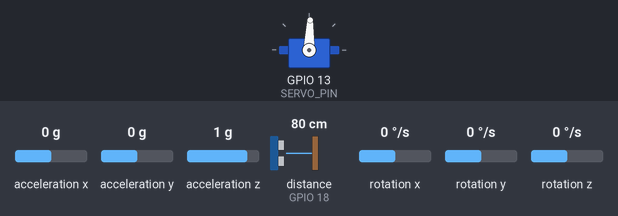
Bench run of a sketch on a simulated ESP32. Parts: servo. Wiring (inferred from the names in the program): ultrasonic range finder: trigger GPIO 5; echo GPIO 18; MPU-6050 motion sensor at I2C address 0x68. The test bench sets the inputs (shaded band); at power-on: distance to the obstacle (sensor on GPIO 18) 80 cm, acceleration x 0 g, acceleration y 0 g, acceleration z 1 g, rotation x 0 °/s, rotation y 0 °/s, rotation z 0 °/s. The echo pulse lasts 58.3 µs per cm; servo pulses on a pin are drawn as a servo (544–2400 µs = 0–180°); what the sketch prints to the serial monitor is not drawn.

Above: at 0.1 s.
1.7 s: distance to the obstacle (sensor on GPIO 18) set to 299 cm
At 1.91 s:
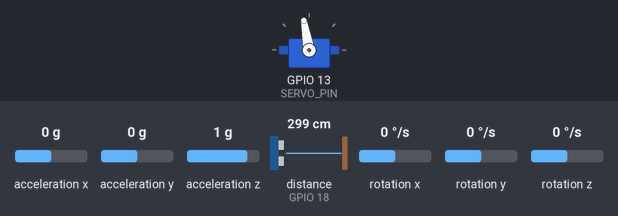
4.7 s: distance to the obstacle (sensor on GPIO 18) set to 2 cm
At 5.6 s:
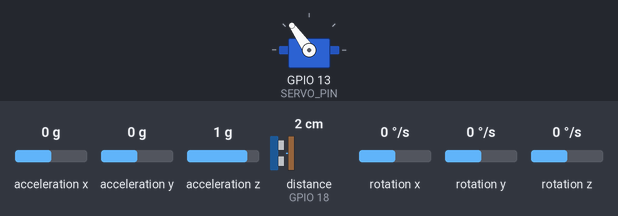
10.7 s: distance to the obstacle (sensor on GPIO 18) set to 18 cm
At 11.8 s:
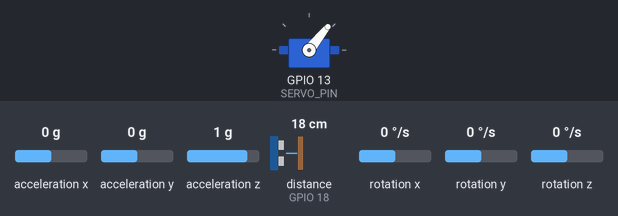
13.7 s: distance to the obstacle (sensor on GPIO 18) set to 4 cm
Timing chart, 0 to 20.7 s (numbered marks = the images above; inputs shaded):
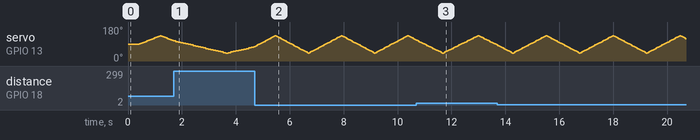

The sketch:

esp32_sonar_vision.ino
```cpp
/*
 * BUPI Autonomous Robotics Fleet — Ultrasonic Hardware Servo Turret Firmware
 * Sketch: esp32_sonar_vision.ino
 * Path: firmware/esp32_sonar_vision/esp32_sonar_vision.ino
 *
 * Hardware Peripherals:
 *   - 1x ESP32 Dev Module
 *   - 1x Servo Motor (SG90 / MG90S / MG996R):
 *       SIGNAL -> GPIO 13 (50 Hz PWM via portable ledc abstraction)
 *       VCC    -> 5V / VIN
 *       GND    -> Common GND
 *   - 1x HC-SR04 Ultrasonic Sensor (Mounted on Servo Horn):
 *       TRIG   -> GPIO 5
 *       ECHO   -> GPIO 18 (via 1k / 2k voltage divider or direct to 3.3V GPIO)
 *       VCC    -> 5V / VIN (MUST be 5V for transducer oscillation)
 *       GND    -> Common GND
 *   - Optional MPU-6050 6-Axis IMU (Raw Wire.h, auto-detected):
 *       SDA    -> GPIO 21
 *       SCL    -> GPIO 22
 *
 * Telemetry Output: Newline-delimited JSON over USB Serial @ 115200 baud
 * Format:
 *   {"bot_id":"BUPI-01","ts":12450,"s_ang":75,"min_ang":45,"max_ang":135,"d_cm":114.2,"valid":1,"safety_stop":0,"imu":false,"yaw":null,"pitch":null}
 *
 * Two-Way Serial Configuration Input:
 *   {"cmd":"SERVO_CFG","min_ang":60,"max_ang":120,"step":3,"sweep_en":1,"hold_ang":90}
 */

#include <Wire.h>

// --- Pinout Configuration ---
#define SERVO_PIN      13
#define TRIG_PIN       5
#define ECHO_PIN       18
#define I2C_SDA_PIN    21
#define I2C_SCL_PIN    22

// --- Timing & Sensor Limits ---
#define ECHO_TIMEOUT_US     25000       // 25ms timeout (~428 cm max distance, never hangs)
#define CRITICAL_SAFETY_CM  15.0f

// --- MPU-6050 Registers (Raw Wire.h, Zero External Libraries) ---
#define MPU_ADDR_PRIMARY    0x68
#define MPU_ADDR_SECONDARY  0x69
#define MPU_REG_PWR_MGMT_1  0x6B
#define MPU_REG_ACCEL_XOUT  0x3B
#define MPU_REG_GYRO_ZOUT   0x47

// --- Universal Core 2.x / 3.x LEDC Servo PWM Abstraction ---
#if defined(ESP_ARDUINO_VERSION_MAJOR) && (ESP_ARDUINO_VERSION_MAJOR >= 3)
  #define BUPI_LEDC_V3 1
#else
  #define BUPI_LEDC_V3 0
  #define SERVO_PWM_CHANNEL 0
#endif

// --- Servo Turret State ---
int min_angle = 45;         // Default forward-right sector
int max_angle = 135;        // Default forward-left sector
int step_deg = 3;           // 3-degree angular step
int settle_ms = 30;         // Settle time for mechanical stabilization
int current_angle = 90;     // Start centered straight ahead
int sweep_direction = 1;    // +1 = sweeping right-to-left, -1 = left-to-right
bool sweep_enabled = true;  // Continuous sweep or fixed angle hold
int hold_angle = 90;

// --- IMU Tracking State ---
bool imu_detected = false;
uint8_t mpu_addr = MPU_ADDR_PRIMARY;
float gyro_z_bias = 0.0f;
float current_yaw = 90.0f;
float current_pitch = 0.0f;
unsigned long last_imu_us = 0;

// --- 3-Sample Median Filter ---
float calculate_median3(float a, float b, float c) {
  if ((a <= b && b <= c) || (c <= b && b <= a)) return b;
  if ((b <= a && a <= c) || (c <= a && a <= b)) return a;
  return c;
}

// Universal zero-conflict servo PWM initialization
void init_servo_pwm() {
#if BUPI_LEDC_V3
  ledcAttach(SERVO_PIN, 50, 16);
#else
  ledcSetup(SERVO_PWM_CHANNEL, 50, 16);
  ledcAttachPin(SERVO_PIN, SERVO_PWM_CHANNEL);
#endif
}

// Drive servo to exact angle (0..180 deg) using 500..2400 us pulse width
void write_servo_angle(int angle_deg) {
  angle_deg = constrain(angle_deg, 0, 180);
  // Map 0..180 deg to 500..2400 us pulse
  uint32_t pulse_us = 500 + ((uint32_t)angle_deg * 1900UL) / 180UL;
  // 16-bit resolution duty on 20000 us (50 Hz) period: duty = (pulse_us * 65535) / 20000
  uint32_t duty = (pulse_us * 65535UL) / 20000UL;
#if BUPI_LEDC_V3
  ledcWrite(SERVO_PIN, duty);
#else
  ledcWrite(SERVO_PWM_CHANNEL, duty);
#endif
}

// Non-blocking single HC-SR04 ping with 25ms timeout
float ping_single(bool &is_valid) {
  digitalWrite(TRIG_PIN, LOW);
  delayMicroseconds(2);
  digitalWrite(TRIG_PIN, HIGH);
  delayMicroseconds(10);
  digitalWrite(TRIG_PIN, LOW);

  unsigned long duration = pulseIn(ECHO_PIN, HIGH, ECHO_TIMEOUT_US);
  if (duration == 0 || duration >= ECHO_TIMEOUT_US) {
    is_valid = false;
    return 400.0f;
  }

  float d = (float)duration * 0.01715f;
  if (d < 2.0f || d > 400.0f) {
    is_valid = false;
    return 400.0f;
  }

  is_valid = true;
  return d;
}

// 3-Sample Rapid Median Ultrasonic Scan
float read_median_distance(bool &is_valid) {
  bool v1, v2, v3;
  float d1 = ping_single(v1);
  delayMicroseconds(400);
  float d2 = ping_single(v2);
  delayMicroseconds(400);
  float d3 = ping_single(v3);

  int valid_count = (v1 ? 1 : 0) + (v2 ? 1 : 0) + (v3 ? 1 : 0);
  is_valid = (valid_count >= 2);

  return calculate_median3(d1, d2, d3);
}

// Probe I2C for MPU-6050
bool detect_mpu(uint8_t &found_addr) {
  Wire.beginTransmission(MPU_ADDR_PRIMARY);
  if (Wire.endTransmission() == 0) {
    found_addr = MPU_ADDR_PRIMARY;
    return true;
  }
  Wire.beginTransmission(MPU_ADDR_SECONDARY);
  if (Wire.endTransmission() == 0) {
    found_addr = MPU_ADDR_SECONDARY;
    return true;
  }
  return false;
}

// Initialize MPU-6050 and calibrate resting gyro Z
void init_mpu(uint8_t addr) {
  Wire.beginTransmission(addr);
  Wire.write(MPU_REG_PWR_MGMT_1);
  Wire.write(0x00);
  Wire.endTransmission(true);
  delay(25);

  long accum = 0;
  for (int i = 0; i < 100; i++) {
    Wire.beginTransmission(addr);
    Wire.write(MPU_REG_GYRO_ZOUT);
    Wire.endTransmission(false);
    Wire.requestFrom(addr, (uint8_t)2, (uint8_t)true);
    if (Wire.available() >= 2) {
      int16_t gz = (Wire.read() << 8) | Wire.read();
      accum += gz;
    }
    delay(2);
  }
  gyro_z_bias = (float)accum / 100.0f;
  last_imu_us = micros();
}

// Update IMU Pitch & Yaw
void update_imu() {
  if (!imu_detected) return;

  Wire.beginTransmission(mpu_addr);
  Wire.write(MPU_REG_ACCEL_XOUT);
  Wire.endTransmission(false);
  Wire.requestFrom(mpu_addr, (uint8_t)14, (uint8_t)true);

  if (Wire.available() >= 14) {
    int16_t ax = (Wire.read() << 8) | Wire.read();
    int16_t ay = (Wire.read() << 8) | Wire.read();
    int16_t az = (Wire.read() << 8) | Wire.read();
    Wire.read(); Wire.read();
    Wire.read(); Wire.read();
    Wire.read(); Wire.read();
    int16_t gz = (Wire.read() << 8) | Wire.read();

    unsigned long now_us = micros();
    float dt = (now_us - last_imu_us) * 1e-6f;
    last_imu_us = now_us;
    if (dt <= 0.0f || dt > 0.5f) dt = 0.02f;

    float accel_mag = sqrtf((float)ay * ay + (float)az * az);
    if (accel_mag > 0.0f) {
      current_pitch = atan2f(-(float)ax, accel_mag) * 57.29578f;
    }

    float gz_dps = ((float)gz - gyro_z_bias) / 131.0f;
    if (fabsf(gz_dps) > 0.4f) {
      current_yaw += gz_dps * dt;
    }
    while (current_yaw < 0.0f) current_yaw += 360.0f;
    while (current_yaw >= 360.0f) current_yaw -= 360.0f;
  }
}

// Fast key-value extractor for JSON commands
int extract_json_int(const String &json, const String &key, int default_val) {
  int k_idx = json.indexOf("\"" + key + "\"");
  if (k_idx < 0) return default_val;
  int colon_idx = json.indexOf(':', k_idx);
  if (colon_idx < 0) return default_val;
  int end_idx = json.indexOf(',', colon_idx);
  if (end_idx < 0) end_idx = json.indexOf('}', colon_idx);
  if (end_idx < 0) return default_val;
  String val_str = json.substring(colon_idx + 1, end_idx);
  val_str.trim();
  return val_str.toInt();
}

// Process incoming Laptop UI serial commands
void process_serial_command() {
  if (!Serial.available()) return;
  String line = Serial.readStringUntil('\n');
  line.trim();
  if (line.length() < 5) return;

  if (line.indexOf("SERVO_CFG") >= 0) {
    int new_min = extract_json_int(line, "min_ang", min_angle);
    int new_max = extract_json_int(line, "max_ang", max_angle);
    int new_step = extract_json_int(line, "step", step_deg);
    int new_en = extract_json_int(line, "sweep_en", sweep_enabled ? 1 : 0);
    int new_hold = extract_json_int(line, "hold_ang", hold_angle);

    min_angle = constrain(new_min, 0, 180);
    max_angle = constrain(new_max, min_angle, 180);
    step_deg = constrain(new_step, 1, 20);
    sweep_enabled = (new_en == 1);
    hold_angle = constrain(new_hold, 0, 180);

    if (!sweep_enabled) {
      current_angle = hold_angle;
      write_servo_angle(current_angle);
    }
  } else if (line.indexOf("zero_yaw") >= 0) {
    current_yaw = 90.0f;
  }
}

void setup() {
  Serial.begin(115200);
  while (!Serial && millis() < 800);

  pinMode(TRIG_PIN, OUTPUT);
  pinMode(ECHO_PIN, INPUT);
  digitalWrite(TRIG_PIN, LOW);

  init_servo_pwm();
  write_servo_angle(current_angle);
  delay(150);

  Wire.begin(I2C_SDA_PIN, I2C_SCL_PIN, 400000);
  imu_detected = detect_mpu(mpu_addr);
  if (imu_detected) {
    init_mpu(mpu_addr);
  }
}

void loop() {
  process_serial_command();

  if (sweep_enabled) {
    current_angle += sweep_direction * step_deg;
    if (current_angle >= max_angle) {
      current_angle = max_angle;
      sweep_direction = -1;
    } else if (current_angle <= min_angle) {
      current_angle = min_angle;
      sweep_direction = 1;
    }
    write_servo_angle(current_angle);
  } else {
    current_angle = hold_angle;
    write_servo_angle(current_angle);
  }

  delay(settle_ms);

  bool is_valid = false;
  float d_cm = read_median_distance(is_valid);

  if (imu_detected) {
    update_imu();
  }

  int safety_stop = (is_valid && d_cm <= CRITICAL_SAFETY_CM) ? 1 : 0;
  unsigned long now = millis();

  Serial.print("{\"bot_id\":\"BUPI-01\",\"ts\":");
  Serial.print(now);
  Serial.print(",\"s_ang\":");
  Serial.print(current_angle);
  Serial.print(",\"min_ang\":");
  Serial.print(min_angle);
  Serial.print(",\"max_ang\":");
  Serial.print(max_angle);
  Serial.print(",\"d_cm\":");
  Serial.print(d_cm, 1);
  Serial.print(",\"valid\":");
  Serial.print(is_valid ? 1 : 0);
  Serial.print(",\"safety_stop\":");
  Serial.print(safety_stop);
  Serial.print(",\"imu\":");
  Serial.print(imu_detected ? "true" : "false");
  Serial.print(",\"yaw\":");
  if (imu_detected) {
    Serial.print(current_yaw, 1);
  } else {
    Serial.print("null");
  }
  Serial.print(",\"pitch\":");
  if (imu_detected) {
    Serial.print(current_pitch, 1);
  } else {
    Serial.print("null");
  }
  Serial.println("}");
}
```
